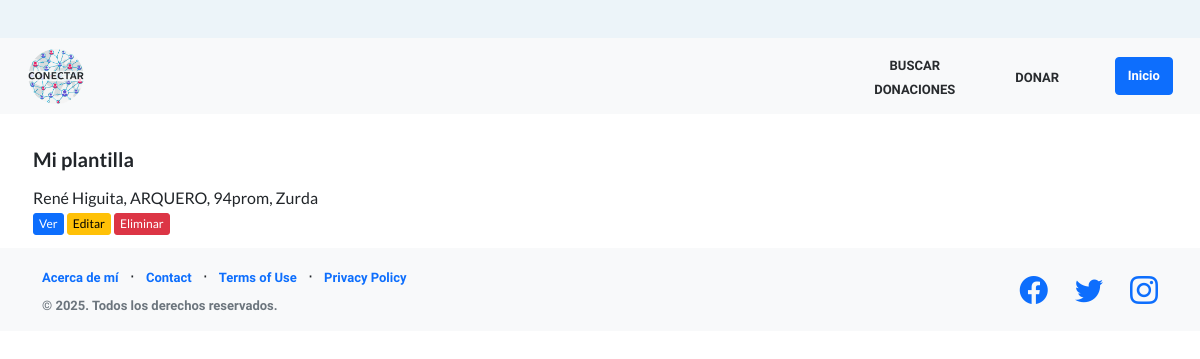
The app's page /jugadoresPlantilla/ (signed in), older data.
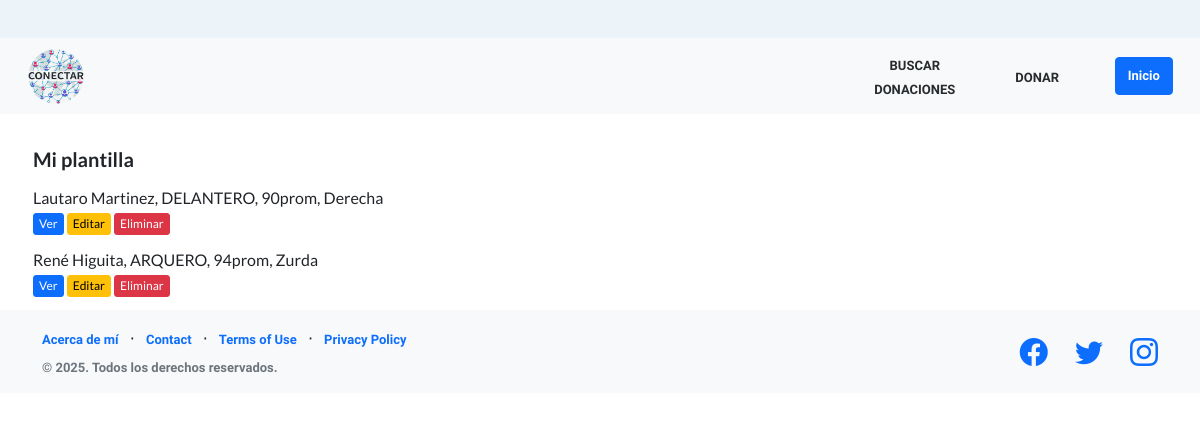
The same page, newer data.
### AppLigaDeFutbol/models.py (models this page shows)
class Jugador(models.Model):
    usuario = models.ForeignKey(User, on_delete=models.CASCADE, null=True, blank=True)
    nombre = models.CharField(max_length=30)
    apellido = models.CharField(max_length=30)
    descripcion = models.TextField(blank=True, null=True)
    posicion = models.CharField(max_length=40)
    promedio = models.IntegerField(
        default=80,
        validators=[
            MaxValueValidator(
                100, "Asegúrese de ingresar un valor menor o igual a 100"
            ),
            MinValueValidator(0, "Asegúrese de ingresar un valor mayor o igual a 0"),
        ],
    )
    pierna_habil = models.CharField(max_length=40)
    transferible = models.CharField(
        max_length=10,
        choices=transferible_opciones,
        default="no",
        verbose_name="Transferible",
    )
    imagen = models.ImageField(upload_to="assets/img/jugadores", null=True, blank=True)
    def __str__(self):
        return (
            self.nombre
            + " "
            + self.apellido
            + ", "
            + self.posicion
            + ", "
            + str(self.promedio)
            + "prom, "
            + self.pierna_habil
        )

### AppLigaDeFutbol/views.py (the view)
class listar_jugadores_plantilla(LoginRequiredMixin, ListView):
    template_name = "jugadores_plantilla.html"
    context_object_name = "jugadores"
    model = Jugador

### AppLigaDeFutbol/templates/jugadores_plantilla.html
{% extends 'inicio.html' %}
{% block content %}
  <div class="divPrincipal">
    <h5 style="margin-bottom: 15px;">Mi plantilla</h5>
    {% for jugador in jugadores %}
      {% if jugador.usuario == request.user %}
        <div class="div-jugadores">
          <li>{{jugador}}</li>
          <a class="btn btn-primary btn-xs" href={% url 'VerJugador' jugador.pk 1 %}>Ver</a>
          <a class="btn btn-warning btn-xs btn-editar" href={% url 'EditarJugador' jugador.pk %}>Editar</a>
          <a class="btn btn-danger btn-xs" href={% url 'EliminarJugador' jugador.pk %}>Eliminar</a>
        </div>
      {% endif %}
    {% endfor %}
  </div>
{% endblock %}

Row changes from the older to the newer data that the page shows:
now on this page (row edited): Jugador: nombre+apellido+posicion "Lautaro Martinez, DELANTERO, 90prom, Derecha"
